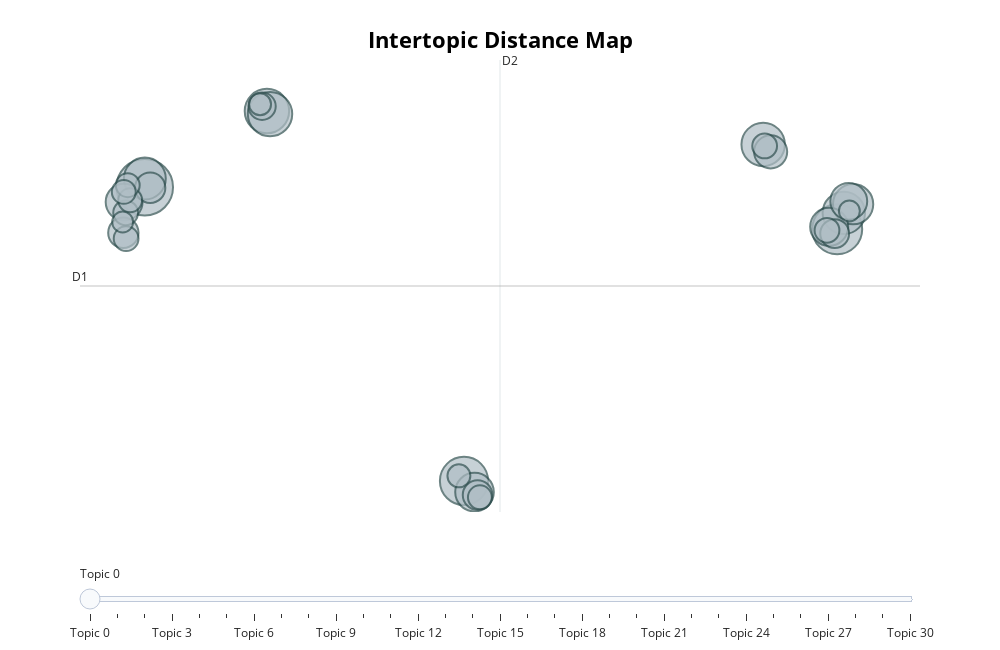

Notebook code for this chart:
### Code cell
fig = topic_model.visualize_topics(width=1000)

fig.show()

### Figure 1 — Plotly figure (JSON) as saved in the notebook; plotly's stock layout.template omitted (floating-point values rounded to 4 significant figures)
{"data": [{"customdata": [[0, "thank | day | people | feel | pain", 73], [1, "kratom | take | drug | pain | mg", 57], [2, "knee | pain | hip | leg | year", 53], [3, "doctor | patient | pain | year | medical", 45], [4, "job | work | disability | people | disabled", 45], [5, "disc | spine | surgery | fusion | nerve", 43], [6, "pharmacy | pharmacist | med | fill | pill", 41], [7, "christmas | merry | happy | holiday | year", 40], [8, "opioids | patient | pain | drug | people", 37], [9, "headache | migraine | doctor | pain | neck", 34], [10, "thc | cbd | weed | cannabis | pain", 33], [11, "people | healthcare | patient | dea | pain", 31], [12, "relationship | husband | chronic | life | know", 31], [13, "injection | steroid | nerve | ablation | rfa", 25], [14, "dog | love | cat | animal | shes", 21], [15, "day | today | pain | bad | hurt", 21], [16, "symptom | fatigue | fever | corona | feel", 20], [17, "gabapentin | mg | dose | lyrica | pain", 19], [18, "doctor | clinic | pain | er | new", 17], [19, "neck | pt | muscle | shoulder | back", 14], [20, "dream | night | sleep | asleep | bed", 14], [21, "bladder | pain | help | pelvic | surgery", 14], [22, "feeling | feel | time | maybe | life", 14], [23, "life | pain | feel | know | thing", 13], [24, "eat | food | eating | meal | protein", 13], [25, "scale | pain | level | number | doctor", 13], [26, "pain | feel | chronic | day | wish", 13], [27, "cane | use | walker | using | aid", 12], [28, "mesh | hernia | surgery | ruq | mals", 11], [29, "pain | med | doctor | medication | patient", 10], [30, "cry | fucking | life | wound | time", 10]], "hovertemplate": "<b>Topic %{customdata[0]}</b><br>%{customdata[1]}<br>Size: %{customdata[2]}", "legendgroup": "", "marker": {"color": "#B0BEC5", "line": {"color": "DarkSlateGrey", "width": 2}, "size": [73, 57, 53, 45, 45, 43, 41, 40, 37, 34, 33, 31, 31, 25, 21, 21, 20, 19, 17, 14, 14, 14, 14, 13, 13, 13, 13, 12, 11, 10, 10], "sizemode": "area", "sizeref": 0.04562, "symbol": "circle"}, "mode": "markers", "name": "", "orientation": "v", "showlegend": false, "type": "scatter", "x": [-11.73, 19.24, 2.545, -6.268, -6.13, 15.92, 19.53, -11.73, 19.95, 3.015, 18.88, 19.75, -12.66, 16.26, -11.49, -12.69, 3.152, 19.12, -6.485, 15.99, -12.57, 18.78, -12.59, -12.39, 3.255, -12.49, -12.67, 2.317, -6.575, 19.78, -12.72], "xaxis": "x", "y": [9.614, 7.716, -3.696, 13.07, 12.93, 11.56, 8.454, 10.01, 8.848, -4.202, 7.824, 8.978, 8.946, 11.22, 9.596, 7.554, -4.335, 7.515, 13.29, 11.49, 7.289, 7.666, 8.458, 9.025, -4.439, 9.709, 9.407, -3.465, 13.38, 8.541, 8.041], "yaxis": "y"}], "layout": {"annotations": [{"showarrow": false, "text": "D1", "x": -14.63, "y": 5.14, "yshift": 10}, {"showarrow": false, "text": "D2", "x": 4.155, "xshift": 10, "y": 15.39}], "height": 650, "hoverlabel": {"bgcolor": "white", "font": {"family": "Rockwell", "size": 16}}, "legend": {"itemsizing": "constant", "tracegroupgap": 0}, "margin": {"t": 60}, "shapes": [{"line": {"color": "#CFD8DC", "width": 2}, "type": "line", "x0": 4.155, "x1": 4.155, "y0": -5.105, "y1": 15.39}, {"line": {"color": "#9E9E9E", "width": 2}, "type": "line", "x0": -14.63, "x1": 22.94, "y0": 5.14, "y1": 5.14}], "sliders": [{"active": 0, "pad": {"t": 50}, "steps": [{"args": [{"marker.color": [["red", "#B0BEC5", "#B0BEC5", "#B0BEC5", "#B0BEC5", "#B0BEC5", "#B0BEC5", "#B0BEC5", "#B0BEC5", "#B0BEC5", "#B0BEC5", "#B0BEC5", "#B0BEC5", "#B0BEC5", "#B0BEC5", "#B0BEC5", "#B0BEC5", "#B0BEC5", "#B0BEC5", "#B0BEC5", "#B0BEC5", "#B0BEC5", "#B0BEC5", "#B0BEC5", "#B0BEC5", "#B0BEC5", "#B0BEC5", "#B0BEC5", "#B0BEC5", "#B0BEC5", "#B0BEC5"]]}], "label": "Topic 0", "method": "update"}, {"args": [{"marker.color": [["#B0BEC5", "red", "#B0BEC5", "#B0BEC5", "#B0BEC5", "#B0BEC5", "#B0BEC5", "#B0BEC5", "#B0BEC5", "#B0BEC5", "#B0BEC5", "#B0BEC5", "#B0BEC5", "#B0BEC5", "#B0BEC5", "#B0BEC5", "#B0BEC5", "#B0BEC5", "#B0BEC5", "#B0BEC5", "#B0BEC5", "#B0BEC5", "#B0BEC5", "#B0BEC5", "#B0BEC5", "#B0BEC5", "#B0BEC5", "#B0BEC5", "#B0BEC5", "#B0BEC5", "#B0BEC5"]]}], "label": "Topic 1", "method": "update"}, {"args": [{"marker.color": [["#B0BEC5", "#B0BEC5", "red", "#B0BEC5", "#B0BEC5", "#B0BEC5", "#B0BEC5", "#B0BEC5", "#B0BEC5", "#B0BEC5", "#B0BEC5", "#B0BEC5", "#B0BEC5", "#B0BEC5", "#B0BEC5", "#B0BEC5", "#B0BEC5", "#B0BEC5", "#B0BEC5", "#B0BEC5", "#B0BEC5", "#B0BEC5", "#B0BEC5", "#B0BEC5", "#B0BEC5", "#B0BEC5", "#B0BEC5", "#B0BEC5", "#B0BEC5", "#B0BEC5", "#B0BEC5"]]}], "label": "Topic 2", "method": "update"}, {"args": [{"marker.color": [["#B0BEC5", "#B0BEC5", "#B0BEC5", "red", "#B0BEC5", "#B0BEC5", "#B0BEC5", "#B0BEC5", "#B0BEC5", "#B0BEC5", "#B0BEC5", "#B0BEC5", "#B0BEC5", "#B0BEC5", "#B0BEC5", "#B0BEC5", "#B0BEC5", "#B0BEC5", "#B0BEC5", "#B0BEC5", "#B0BEC5", "#B0BEC5", "#B0BEC5", "#B0BEC5", "#B0BEC5", "#B0BEC5", "#B0BEC5", "#B0BEC5", "#B0BEC5", "#B0BEC5", "#B0BEC5"]]}], "label": "Topic 3", "method": "update"}, {"args": [{"marker.color": [["#B0BEC5", "#B0BEC5", "#B0BEC5", "#B0BEC5", "red", "#B0BEC5", "#B0BEC5", "#B0BEC5", "#B0BEC5", "#B0BEC5", "#B0BEC5", "#B0BEC5", "#B0BEC5", "#B0BEC5", "#B0BEC5", "#B0BEC5", "#B0BEC5", "#B0BEC5", "#B0BEC5", "#B0BEC5", "#B0BEC5", "#B0BEC5", "#B0BEC5", "#B0BEC5", "#B0BEC5", "#B0BEC5", "#B0BEC5", "#B0BEC5", "#B0BEC5", "#B0BEC5", "#B0BEC5"]]}], "label": "Topic 4", "method": "update"}, {"args": [{"marker.color": [["#B0BEC5", "#B0BEC5", "#B0BEC5", "#B0BEC5", "#B0BEC5", "red", "#B0BEC5", "#B0BEC5", "#B0BEC5", "#B0BEC5", "#B0BEC5", "#B0BEC5", "#B0BEC5", "#B0BEC5", "#B0BEC5", "#B0BEC5", "#B0BEC5", "#B0BEC5", "#B0BEC5", "#B0BEC5", "#B0BEC5", "#B0BEC5", "#B0BEC5", "#B0BEC5", "#B0BEC5", "#B0BEC5", "#B0BEC5", "#B0BEC5", "#B0BEC5", "#B0BEC5", "#B0BEC5"]]}], "label": "Topic 5", "method": "update"}, {"args": [{"marker.color": [["#B0BEC5", "#B0BEC5", "#B0BEC5", "#B0BEC5", "#B0BEC5", "#B0BEC5", "red", "#B0BEC5", "#B0BEC5", "#B0BEC5", "#B0BEC5", "#B0BEC5", "#B0BEC5", "#B0BEC5", "#B0BEC5", "#B0BEC5", "#B0BEC5", "#B0BEC5", "#B0BEC5", "#B0BEC5", "#B0BEC5", "#B0BEC5", "#B0BEC5", "#B0BEC5", "#B0BEC5", "#B0BEC5", "#B0BEC5", "#B0BEC5", "#B0BEC5", "#B0BEC5", "#B0BEC5"]]}], "label": "Topic 6", "method": "update"}, {"args": [{"marker.color": [["#B0BEC5", "#B0BEC5", "#B0BEC5", "#B0BEC5", "#B0BEC5", "#B0BEC5", "#B0BEC5", "red", "#B0BEC5", "#B0BEC5", "#B0BEC5", "#B0BEC5", "#B0BEC5", "#B0BEC5", "#B0BEC5", "#B0BEC5", "#B0BEC5", "#B0BEC5", "#B0BEC5", "#B0BEC5", "#B0BEC5", "#B0BEC5", "#B0BEC5", "#B0BEC5", "#B0BEC5", "#B0BEC5", "#B0BEC5", "#B0BEC5", "#B0BEC5", "#B0BEC5", "#B0BEC5"]]}], "label": "Topic 7", "method": "update"}, {"args": [{"marker.color": [["#B0BEC5", "#B0BEC5", "#B0BEC5", "#B0BEC5", "#B0BEC5", "#B0BEC5", "#B0BEC5", "#B0BEC5", "red", "#B0BEC5", "#B0BEC5", "#B0BEC5", "#B0BEC5", "#B0BEC5", "#B0BEC5", "#B0BEC5", "#B0BEC5", "#B0BEC5", "#B0BEC5", "#B0BEC5", "#B0BEC5", "#B0BEC5", "#B0BEC5", "#B0BEC5", "#B0BEC5", "#B0BEC5", "#B0BEC5", "#B0BEC5", "#B0BEC5", "#B0BEC5", "#B0BEC5"]]}], "label": "Topic 8", "method": "update"}, {"args": [{"marker.color": [["#B0BEC5", "#B0BEC5", "#B0BEC5", "#B0BEC5", "#B0BEC5", "#B0BEC5", "#B0BEC5", "#B0BEC5", "#B0BEC5", "red", "#B0BEC5", "#B0BEC5", "#B0BEC5", "#B0BEC5", "#B0BEC5", "#B0BEC5", "#B0BEC5", "#B0BEC5", "#B0BEC5", "#B0BEC5", "#B0BEC5", "#B0BEC5", "#B0BEC5", "#B0BEC5", "#B0BEC5", "#B0BEC5", "#B0BEC5", "#B0BEC5", "#B0BEC5", "#B0BEC5", "#B0BEC5"]]}], "label": "Topic 9", "method": "update"}, {"args": [{"marker.color": [["#B0BEC5", "#B0BEC5", "#B0BEC5", "#B0BEC5", "#B0BEC5", "#B0BEC5", "#B0BEC5", "#B0BEC5", "#B0BEC5", "#B0BEC5", "red", "#B0BEC5", "#B0BEC5", "#B0BEC5", "#B0BEC5", "#B0BEC5", "#B0BEC5", "#B0BEC5", "#B0BEC5", "#B0BEC5", "#B0BEC5", "#B0BEC5", "#B0BEC5", "#B0BEC5", "#B0BEC5", "#B0BEC5", "#B0BEC5", "#B0BEC5", "#B0BEC5", "#B0BEC5", "#B0BEC5"]]}], "label": "Topic 10", "method": "update"}, {"args": [{"marker.color": [["#B0BEC5", "#B0BEC5", "#B0BEC5", "#B0BEC5", "#B0BEC5", "#B0BEC5", "#B0BEC5", "#B0BEC5", "#B0BEC5", "#B0BEC5", "#B0BEC5", "red", "#B0BEC5", "#B0BEC5", "#B0BEC5", "#B0BEC5", "#B0BEC5", "#B0BEC5", "#B0BEC5", "#B0BEC5", "#B0BEC5", "#B0BEC5", "#B0BEC5", "#B0BEC5", "#B0BEC5", "#B0BEC5", "#B0BEC5", "#B0BEC5", "#B0BEC5", "#B0BEC5", "#B0BEC5"]]}], "label": "Topic 11", "method": "update"}, {"args": [{"marker.color": [["#B0BEC5", "#B0BEC5", "#B0BEC5", "#B0BEC5", "#B0BEC5", "#B0BEC5", "#B0BEC5", "#B0BEC5", "#B0BEC5", "#B0BEC5", "#B0BEC5", "#B0BEC5", "red", "#B0BEC5", "#B0BEC5", "#B0BEC5", "#B0BEC5", "#B0BEC5", "#B0BEC5", "#B0BEC5", "#B0BEC5", "#B0BEC5", "#B0BEC5", "#B0BEC5", "#B0BEC5", "#B0BEC5", "#B0BEC5", "#B0BEC5", "#B0BEC5", "#B0BEC5", "#B0BEC5"]]}], "label": "Topic 12", "method": "update"}, {"args": [{"marker.color": [["#B0BEC5", "#B0BEC5", "#B0BEC5", "#B0BEC5", "#B0BEC5", "#B0BEC5", "#B0BEC5", "#B0BEC5", "#B0BEC5", "#B0BEC5", "#B0BEC5", "#B0BEC5", "#B0BEC5", "red", "#B0BEC5", "#B0BEC5", "#B0BEC5", "#B0BEC5", "#B0BEC5", "#B0BEC5", "#B0BEC5", "#B0BEC5", "#B0BEC5", "#B0BEC5", "#B0BEC5", "#B0BEC5", "#B0BEC5", "#B0BEC5", "#B0BEC5", "#B0BEC5", "#B0BEC5"]]}], "label": "Topic 13", "method": "update"}, {"args": [{"marker.color": [["#B0BEC5", "#B0BEC5", "#B0BEC5", "#B0BEC5", "#B0BEC5", "#B0BEC5", "#B0BEC5", "#B0BEC5", "#B0BEC5", "#B0BEC5", "#B0BEC5", "#B0BEC5", "#B0BEC5", "#B0BEC5", "red", "#B0BEC5", "#B0BEC5", "#B0BEC5", "#B0BEC5", "#B0BEC5", "#B0BEC5", "#B0BEC5", "#B0BEC5", "#B0BEC5", "#B0BEC5", "#B0BEC5", "#B0BEC5", "#B0BEC5", "#B0BEC5", "#B0BEC5", "#B0BEC5"]]}], "label": "Topic 14", "method": "update"}, {"args": [{"marker.color": [["#B0BEC5", "#B0BEC5", "#B0BEC5", "#B0BEC5", "#B0BEC5", "#B0BEC5", "#B0BEC5", "#B0BEC5", "#B0BEC5", "#B0BEC5", "#B0BEC5", "#B0BEC5", "#B0BEC5", "#B0BEC5", "#B0BEC5", "red", "#B0BEC5", "#B0BEC5", "#B0BEC5", "#B0BEC5", "#B0BEC5", "#B0BEC5", "#B0BEC5", "#B0BEC5", "#B0BEC5", "#B0BEC5", "#B0BEC5", "#B0BEC5", "#B0BEC5", "#B0BEC5", "#B0BEC5"]]}], "label": "Topic 15", "method": "update"}, {"args": [{"marker.color": [["#B0BEC5", "#B0BEC5", "#B0BEC5", "#B0BEC5", "#B0BEC5", "#B0BEC5", "#B0BEC5", "#B0BEC5", "#B0BEC5", "#B0BEC5", "#B0BEC5", "#B0BEC5", "#B0BEC5", "#B0BEC5", "#B0BEC5", "#B0BEC5", "red", "#B0BEC5", "#B0BEC5", "#B0BEC5", "#B0BEC5", "#B0BEC5", "#B0BEC5", "#B0BEC5", "#B0BEC5", "#B0BEC5", "#B0BEC5", "#B0BEC5", "#B0BEC5", "#B0BEC5", "#B0BEC5"]]}], "label": "Topic 16", "method": "update"}, {"args": [{"marker.color": [["#B0BEC5", "#B0BEC5", "#B0BEC5", "#B0BEC5", "#B0BEC5", "#B0BEC5", "#B0BEC5", "#B0BEC5", "#B0BEC5", "#B0BEC5", "#B0BEC5", "#B0BEC5", "#B0BEC5", "#B0BEC5", "#B0BEC5", "#B0BEC5", "#B0BEC5", "red", "#B0BEC5", "#B0BEC5", "#B0BEC5", "#B0BEC5", "#B0BEC5", "#B0BEC5", "#B0BEC5", "#B0BEC5", "#B0BEC5", "#B0BEC5", "#B0BEC5", "#B0BEC5", "#B0BEC5"]]}], "label": "Topic 17", "method": "update"}, {"args": [{"marker.color": [["#B0BEC5", "#B0BEC5", "#B0BEC5", "#B0BEC5", "#B0BEC5", "#B0BEC5", "#B0BEC5", "#B0BEC5", "#B0BEC5", "#B0BEC5", "#B0BEC5", "#B0BEC5", "#B0BEC5", "#B0BEC5", "#B0BEC5", "#B0BEC5", "#B0BEC5", "#B0BEC5", "red", "#B0BEC5", "#B0BEC5", "#B0BEC5", "#B0BEC5", "#B0BEC5", "#B0BEC5", "#B0BEC5", "#B0BEC5", "#B0BEC5", "#B0BEC5", "#B0BEC5", "#B0BEC5"]]}], "label": "Topic 18", "method": "update"}, {"args": [{"marker.color": [["#B0BEC5", "#B0BEC5", "#B0BEC5", "#B0BEC5", "#B0BEC5", "#B0BEC5", "#B0BEC5", "#B0BEC5", "#B0BEC5", "#B0BEC5", "#B0BEC5", "#B0BEC5", "#B0BEC5", "#B0BEC5", "#B0BEC5", "#B0BEC5", "#B0BEC5", "#B0BEC5", "#B0BEC5", "red", "#B0BEC5", "#B0BEC5", "#B0BEC5", "#B0BEC5", "#B0BEC5", "#B0BEC5", "#B0BEC5", "#B0BEC5", "#B0BEC5", "#B0BEC5", "#B0BEC5"]]}], "label": "Topic 19", "method": "update"}, {"args": [{"marker.color": [["#B0BEC5", "#B0BEC5", "#B0BEC5", "#B0BEC5", "#B0BEC5", "#B0BEC5", "#B0BEC5", "#B0BEC5", "#B0BEC5", "#B0BEC5", "#B0BEC5", "#B0BEC5", "#B0BEC5", "#B0BEC5", "#B0BEC5", "#B0BEC5", "#B0BEC5", "#B0BEC5", "#B0BEC5", "#B0BEC5", "red", "#B0BEC5", "#B0BEC5", "#B0BEC5", "#B0BEC5", "#B0BEC5", "#B0BEC5", "#B0BEC5", "#B0BEC5", "#B0BEC5", "#B0BEC5"]]}], "label": "Topic 20", "method": "update"}, {"args": [{"marker.color": [["#B0BEC5", "#B0BEC5", "#B0BEC5", "#B0BEC5", "#B0BEC5", "#B0BEC5", "#B0BEC5", "#B0BEC5", "#B0BEC5", "#B0BEC5", "#B0BEC5", "#B0BEC5", "#B0BEC5", "#B0BEC5", "#B0BEC5", "#B0BEC5", "#B0BEC5", "#B0BEC5", "#B0BEC5", "#B0BEC5", "#B0BEC5", "red", "#B0BEC5", "#B0BEC5", "#B0BEC5", "#B0BEC5", "#B0BEC5", "#B0BEC5", "#B0BEC5", "#B0BEC5", "#B0BEC5"]]}], "label": "Topic 21", "method": "update"}, {"args": [{"marker.color": [["#B0BEC5", "#B0BEC5", "#B0BEC5", "#B0BEC5", "#B0BEC5", "#B0BEC5", "#B0BEC5", "#B0BEC5", "#B0BEC5", "#B0BEC5", "#B0BEC5", "#B0BEC5", "#B0BEC5", "#B0BEC5", "#B0BEC5", "#B0BEC5", "#B0BEC5", "#B0BEC5", "#B0BEC5", "#B0BEC5", "#B0BEC5", "#B0BEC5", "red", "#B0BEC5", "#B0BEC5", "#B0BEC5", "#B0BEC5", "#B0BEC5", "#B0BEC5", "#B0BEC5", "#B0BEC5"]]}], "label": "Topic 22", "method": "update"}, {"args": [{"marker.color": [["#B0BEC5", "#B0BEC5", "#B0BEC5", "#B0BEC5", "#B0BEC5", "#B0BEC5", "#B0BEC5", "#B0BEC5", "#B0BEC5", "#B0BEC5", "#B0BEC5", "#B0BEC5", "#B0BEC5", "#B0BEC5", "#B0BEC5", "#B0BEC5", "#B0BEC5", "#B0BEC5", "#B0BEC5", "#B0BEC5", "#B0BEC5", "#B0BEC5", "#B0BEC5", "red", "#B0BEC5", "#B0BEC5", "#B0BEC5", "#B0BEC5", "#B0BEC5", "#B0BEC5", "#B0BEC5"]]}], "label": "Topic 23", "method": "update"}, {"args": [{"marker.color": [["#B0BEC5", "#B0BEC5", "#B0BEC5", "#B0BEC5", "#B0BEC5", "#B0BEC5", "#B0BEC5", "#B0BEC5", "#B0BEC5", "#B0BEC5", "#B0BEC5", "#B0BEC5", "#B0BEC5", "#B0BEC5", "#B0BEC5", "#B0BEC5", "#B0BEC5", "#B0BEC5", "#B0BEC5", "#B0BEC5", "#B0BEC5", "#B0BEC5", "#B0BEC5", "#B0BEC5", "red", "#B0BEC5", "#B0BEC5", "#B0BEC5", "#B0BEC5", "#B0BEC5", "#B0BEC5"]]}], "label": "Topic 24", "method": "update"}, {"args": [{"marker.color": [["#B0BEC5", "#B0BEC5", "#B0BEC5", "#B0BEC5", "#B0BEC5", "#B0BEC5", "#B0BEC5", "#B0BEC5", "#B0BEC5", "#B0BEC5", "#B0BEC5", "#B0BEC5", "#B0BEC5", "#B0BEC5", "#B0BEC5", "#B0BEC5", "#B0BEC5", "#B0BEC5", "#B0BEC5", "#B0BEC5", "#B0BEC5", "#B0BEC5", "#B0BEC5", "#B0BEC5", "#B0BEC5", "red", "#B0BEC5", "#B0BEC5", "#B0BEC5", "#B0BEC5", "#B0BEC5"]]}], "label": "Topic 25", "method": "update"}, {"args": [{"marker.color": [["#B0BEC5", "#B0BEC5", "#B0BEC5", "#B0BEC5", "#B0BEC5", "#B0BEC5", "#B0BEC5", "#B0BEC5", "#B0BEC5", "#B0BEC5", "#B0BEC5", "#B0BEC5", "#B0BEC5", "#B0BEC5", "#B0BEC5", "#B0BEC5", "#B0BEC5", "#B0BEC5", "#B0BEC5", "#B0BEC5", "#B0BEC5", "#B0BEC5", "#B0BEC5", "#B0BEC5", "#B0BEC5", "#B0BEC5", "red", "#B0BEC5", "#B0BEC5", "#B0BEC5", "#B0BEC5"]]}], "label": "Topic 26", "method": "update"}, {"args": [{"marker.color": [["#B0BEC5", "#B0BEC5", "#B0BEC5", "#B0BEC5", "#B0BEC5", "#B0BEC5", "#B0BEC5", "#B0BEC5", "#B0BEC5", "#B0BEC5", "#B0BEC5", "#B0BEC5", "#B0BEC5", "#B0BEC5", "#B0BEC5", "#B0BEC5", "#B0BEC5", "#B0BEC5", "#B0BEC5", "#B0BEC5", "#B0BEC5", "#B0BEC5", "#B0BEC5", "#B0BEC5", "#B0BEC5", "#B0BEC5", "#B0BEC5", "red", "#B0BEC5", "#B0BEC5", "#B0BEC5"]]}], "label": "Topic 27", "method": "update"}, {"args": [{"marker.color": [["#B0BEC5", "#B0BEC5", "#B0BEC5", "#B0BEC5", "#B0BEC5", "#B0BEC5", "#B0BEC5", "#B0BEC5", "#B0BEC5", "#B0BEC5", "#B0BEC5", "#B0BEC5", "#B0BEC5", "#B0BEC5", "#B0BEC5", "#B0BEC5", "#B0BEC5", "#B0BEC5", "#B0BEC5", "#B0BEC5", "#B0BEC5", "#B0BEC5", "#B0BEC5", "#B0BEC5", "#B0BEC5", "#B0BEC5", "#B0BEC5", "#B0BEC5", "red", "#B0BEC5", "#B0BEC5"]]}], "label": "Topic 28", "method": "update"}, {"args": [{"marker.color": [["#B0BEC5", "#B0BEC5", "#B0BEC5", "#B0BEC5", "#B0BEC5", "#B0BEC5", "#B0BEC5", "#B0BEC5", "#B0BEC5", "#B0BEC5", "#B0BEC5", "#B0BEC5", "#B0BEC5", "#B0BEC5", "#B0BEC5", "#B0BEC5", "#B0BEC5", "#B0BEC5", "#B0BEC5", "#B0BEC5", "#B0BEC5", "#B0BEC5", "#B0BEC5", "#B0BEC5", "#B0BEC5", "#B0BEC5", "#B0BEC5", "#B0BEC5", "#B0BEC5", "red", "#B0BEC5"]]}], "label": "Topic 29", "method": "update"}, {"args": [{"marker.color": [["#B0BEC5", "#B0BEC5", "#B0BEC5", "#B0BEC5", "#B0BEC5", "#B0BEC5", "#B0BEC5", "#B0BEC5", "#B0BEC5", "#B0BEC5", "#B0BEC5", "#B0BEC5", "#B0BEC5", "#B0BEC5", "#B0BEC5", "#B0BEC5", "#B0BEC5", "#B0BEC5", "#B0BEC5", "#B0BEC5", "#B0BEC5", "#B0BEC5", "#B0BEC5", "#B0BEC5", "#B0BEC5", "#B0BEC5", "#B0BEC5", "#B0BEC5", "#B0BEC5", "#B0BEC5", "red"]]}], "label": "Topic 30", "method": "update"}]}], "title": {"font": {"color": "Black", "size": 22}, "text": "<b>Intertopic Distance Map</b>", "x": 0.5, "xanchor": "center", "y": 0.95, "yanchor": "top"}, "width": 1000, "xaxis": {"anchor": "y", "domain": [0, 1], "range": [-14.63, 22.94], "title": {"text": ""}, "visible": false}, "yaxis": {"anchor": "x", "domain": [0, 1], "range": [-5.105, 15.39], "title": {"text": ""}, "visible": false}}}
